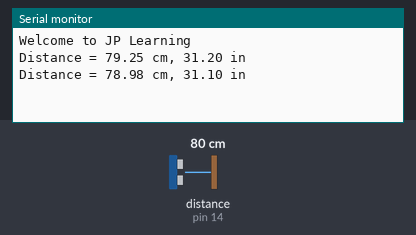
Recording of a sketch running on a simulated Arduino Uno, built with avr-gcc and run on an emulated ATmega328P. Parts: the last lines printed to the serial monitor. Wiring (inferred from the names in the program): ultrasonic range finder: trigger pin 12; echo pin 14. The inputs (shaded band) are chosen by the test bench; at power-on: distance to the obstacle (sensor on pin 14) 80 cm. The echo pulse lasts 58.3 µs per cm.

Above: at 6.2 s.
6.3 s: distance to the obstacle (sensor on pin 14) set to 2 cm
At 7.6 s:
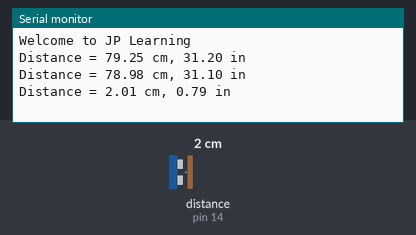
7.8 s: distance to the obstacle (sensor on pin 14) set to 4 cm
At 8.8 s:
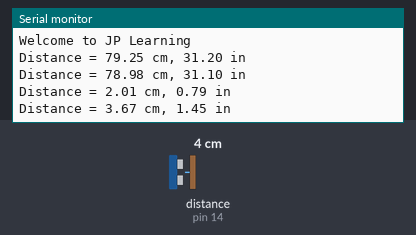
Timing chart, 0 to 10.8 s (numbered marks = the images above; inputs shaded):
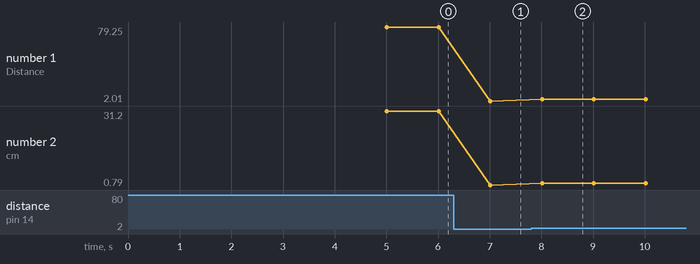

Measured:
- after the input at 6.3 s, the serial monitor: prints a new line after 0.71 s (image 1)
- after the input at 7.8 s, the serial monitor: prints a new line after 0.21 s (image 2)
- plotted number 1: 78.98 → 2.01 after the input at 6.3 s, 2.01 → 3.67 after the input at 7.8 s
- plotted number 2: 31.1 → 0.79 after the input at 6.3 s, 0.79 → 1.45 after the input at 7.8 s

The sketch:

HC-SR04_Ultrasonic_Sensor.ino
```cpp
/*
Welcome to JP Learning
*/
#define TRIGGER_PIN 12
#define ECHO_PIN 14

float distanceCentimeter, distanceInch;

void setup() {
  Serial.begin(115200);
  pinMode(TRIGGER_PIN, OUTPUT);
  pinMode(ECHO_PIN, INPUT);
  delay(5000);
  Serial.println("\n\nWelcome to JP Learning\n");
}
void loop() {
  // Clears the trigPin condition
  digitalWrite(TRIGGER_PIN, LOW);
  delayMicroseconds(2);
  // Sets the trigPin HIGH (ACTIVE) for 10 microseconds
  digitalWrite(TRIGGER_PIN, HIGH);
  delayMicroseconds(10);
  digitalWrite(TRIGGER_PIN, LOW);
  // Reads the echoPin, returns the sound wave travel time in microseconds
  float duration = pulseIn(ECHO_PIN, HIGH);

  /*
     Speed of sound v = 340 m/s or 0.034 cm/µs
     Formula = (high level time × velocity of sound (0.034 cm/µs) / 2
  */

  // Calculating the distance in cm
  distanceCentimeter = duration * 0.034 / 2; // Speed of sound wave divided by 2 (go and back)
  // Calculating the distance in inches (in = cm * 0.393701)
  distanceInch = distanceCentimeter * 0.393701;

  Serial.println("Distance = " + String(distanceCentimeter) + " cm, " + String(distanceInch) + " in");
  delay(1000);
}
```
